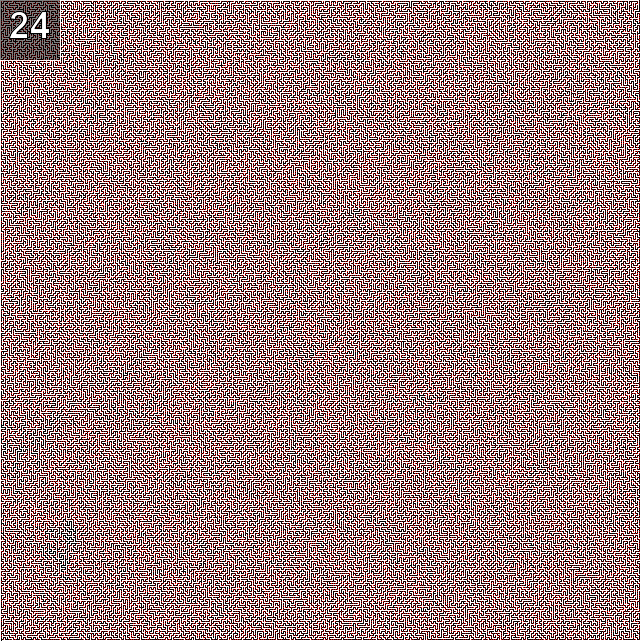
#> input picture python/python_challenge/24/maze.png, 641 x 641 px
$ python 24.py
#> lines starting #> are read from the running program, lines starting #| are printed output that depends on the picture
#!/usr/bin/python
# -*- coding: utf-8 -*-
# @Date    : 2016-05-13 16:24:29
# @Author  : Yunyu2019 (yunyu2010@yeah.net)
# @Link    : http://www.pythonchallenge.com/pc/hex/ambiguity.html

import Image
import ImageDraw

def getPath(imgsrc,wall):
#> called with imgsrc = 'maze.png', wall = (255, 255, 255, 255)
    path = []
    wholepath = []
    dire = [(1,0),(0,1),(-1,0),(0,-1)]

    img = Image.open(imgsrc)
#> img is the input picture: PIL image 641x641 RGBA; mean R, G, B, A 159.1, 127.5, 127.5, 255
    w,h=img.size
#> w = 641; h = 641

    for i in range(h):
        if img.getpixel((i,0))[0]==0:
            pos = (i,0)
        if img.getpixel((i,w-1))[0]==0:
            endpos = (i,w-1)

    while pos!=endpos:
        img.putpixel(pos, wall)
        flag = 0
        newpos = pos
        for i in dire:
            try:
                pp = (pos[0]+i[0],pos[1]+i[1])
                if img.getpixel(pp)!=wall:
                    flag+=1
                    newpos = pp
            except:
                pass
        if flag==0:
            if path == []:
                path = wholepath.pop()
                continue
            pos = path[0]
            path = []
        elif flag>1:
            wholepath.append(path)
            path = [pos]
            pos = newpos
        else:
            path.append(pos)
            pos = newpos
    else:
         path.append(pos)
         wholepath.append(path)
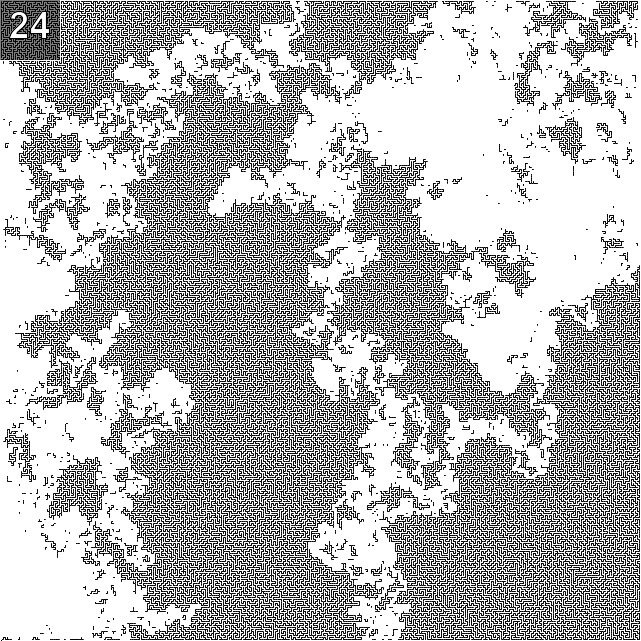
#> img: PIL image 641x641 RGBA; mean R, G, B, A 194.1, 174.1, 174.1, 255
#> after the loop, wholepath = 1382 items
    return wholepath

imgsrc='maze.png'
wall=(255,)*4
wholepath=getPath(imgsrc,wall)
#> wholepath = 1382 items
img=Image.open(imgsrc)
img1 = Image.new('RGBA',img.size,'black')
newimg = ImageDraw.Draw(img1)
data = [(img.getpixel(k)[0],img1.putpixel(k, wall)) for i in wholepath for k in i]
#> data = 44623 items
s=''.join(map(chr,[i[0] for i in data[1::2]]))
out = open('out.zip','wb')
#> (the run stopped early here; a loop or call above may not have finished)
